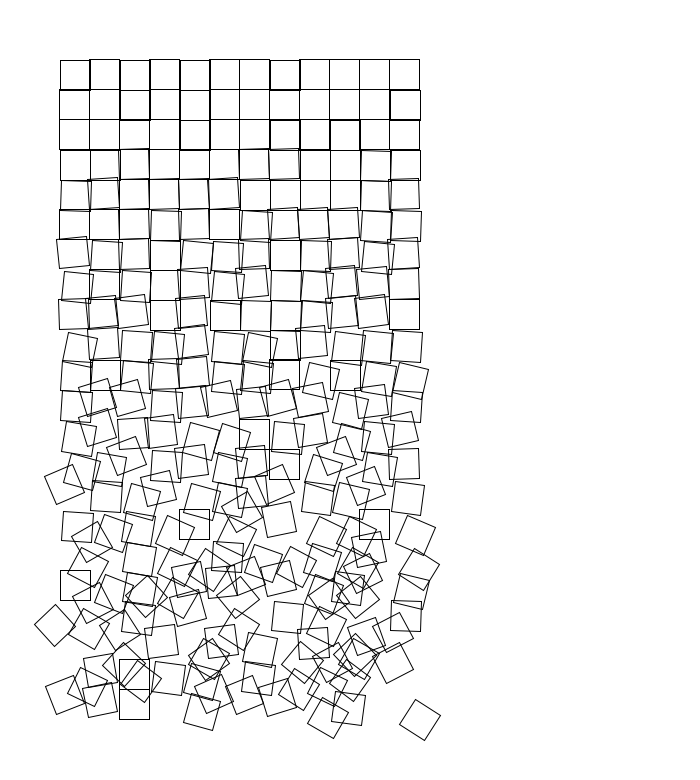
Frame 1 (no input)
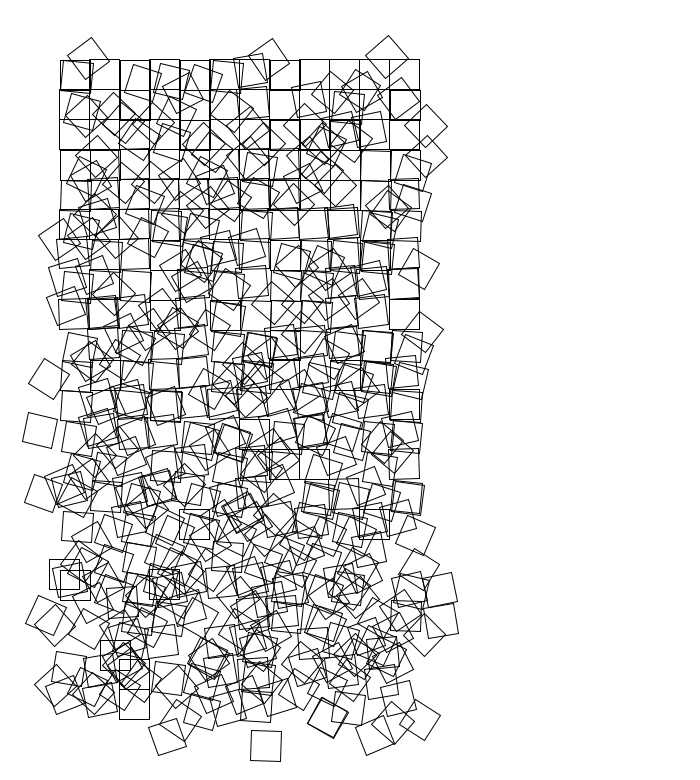
Frame 2 (the mouse pressed at the canvas centre, redrawn once)

The Processing sketch that drew these frames (run headless with seeded random() and noise(); the mouse was pressed at the canvas centre and the sketch redrawn once):

// Processing sketch: Schotter_Nees_
// ── Schotter_Nees_.pde
// Georg Nees Schotter Reproduction by Jim Plaxco, www.artsnova.com
int columns = 12;       // number of columns of squares
int rows = 22;          // number of rows of squares
int sqrsize=30;         // size of each square
float rndStep=.22;      // Rotation Increment in degrees 
float randsum=0;        // Cumulative rotation value 
int padding=2*sqrsize;  // margin area
float randval;          // random value for translation and rotation
float dampen=0.45;      // soften random effect for translation

void setup() { 
  size(700,780);
  background(255);   // set background color to white
  stroke(0);         // set pen color to black
  smooth();          // use line smoothing 
  noFill();          // do not fill the squares with color
  rectMode(CENTER);  // use x,y value as the center of the square
  noLoop();          // execute draw() just one time
} // end of setup()

void draw() {
  for (int y=1; y <= rows; y++) {
    randsum += (y*rndStep);  // Increment the random value
    for (int x=1; x <= columns; x++) {
      pushMatrix();
      randval = random(-randsum, randsum);
      translate( padding + (x * sqrsize) - (.5*sqrsize) + (randval*dampen), 
        padding + (y * sqrsize) - (.5*sqrsize) + (randval*dampen));
      rotate(radians(randval));
      rect(0, 0, sqrsize, sqrsize);
      popMatrix();
    } // end of x loop
  } // end of y loop
} // end of draw()
